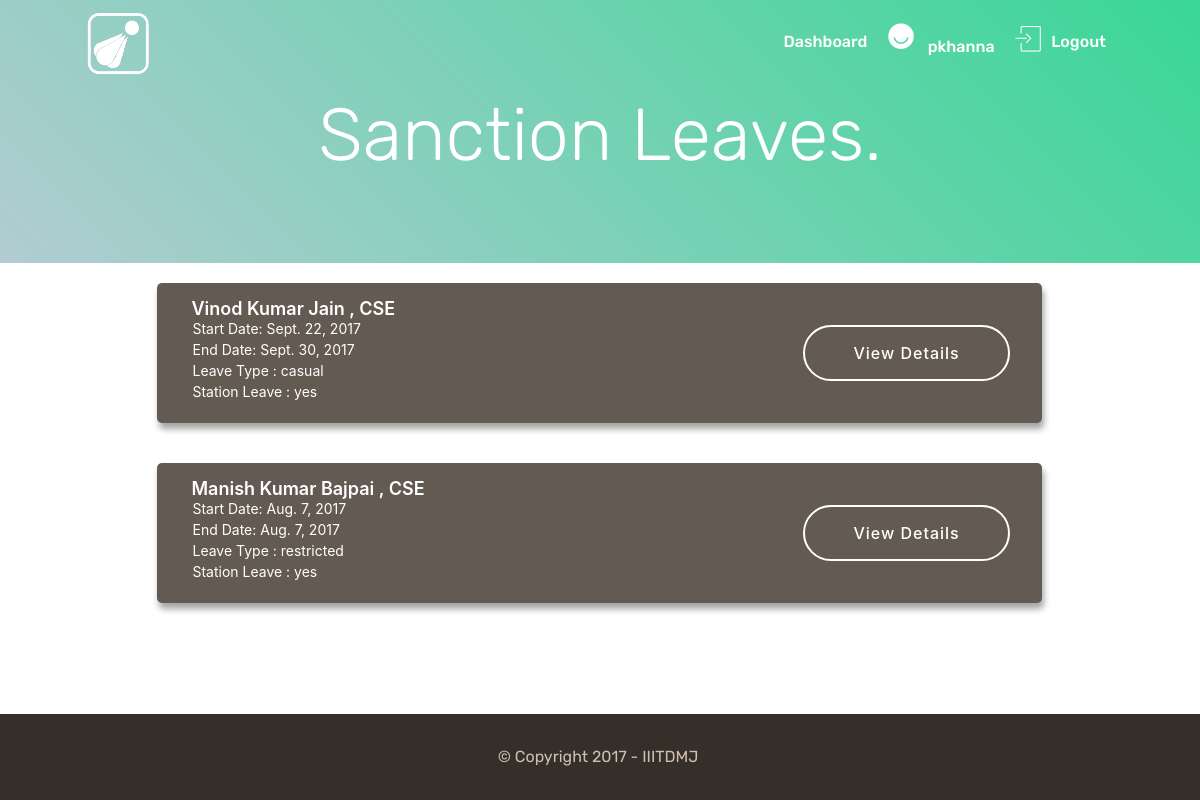
Page /home/sanction/ (signed in) on the committed database.
### home/models.py (models this page shows)
class UserProfile(models.Model):
    user = models.OneToOneField(User)
    pf = models.IntegerField(default=0)
    name = models.CharField(max_length=200, default='')
    designation = models.CharField(max_length=100, default='', null=True, blank=True)
    section = models.CharField(max_length=100, default='')
    authority = models.CharField(max_length=100, default='')
    otherauthority = models.CharField(max_length=100, default='')
    mail = models.CharField(max_length=200, default='')
    jobtype = models.CharField(max_length=100, default='')

class Leave(models.Model):
    leavetype = models.CharField(max_length=20, choices=LEAVE_TYPE, default='casual')
    station_leave = models.IntegerField(default='1')
    forward = models.IntegerField(default='0')
    start_date = models.DateField()
    end_date = models.DateField()
    station_start_date = models.DateField(null=True, blank=True)
    station_end_date = models.DateField(null=True, blank=True)
    no_of_days = models.IntegerField(default=0)
    purpose = models.CharField(max_length=500)
    comment = models.CharField(max_length=500, null=True, blank=True)
    leave_address = models.CharField(max_length=100, null=True, blank=True)
    applicant = models.ForeignKey(User, related_name='applied_for', on_delete=models.CASCADE)
    replacing_user = models.ForeignKey(User, related_name='replaced_for', on_delete=models.CASCADE)
    admin_user = models.ForeignKey(User, related_name='admin_for', on_delete=models.CASCADE)
    processing_status = models.CharField(max_length=20, default='Director', choices=PROCESSING_BY)
    application_status = models.CharField(max_length=20, default='processing', choices=APPLICATION_STATUSES)

### home/views.py (the view)
@login_required
def sanction(request):
    if 'username' in request.session:
        username = request.session['username']
    current_user = request.user
    user_profile = UserProfile.objects.get(user=current_user.id)
    if user_profile.designation == "Director":
        leave_obj = Leave.objects.filter(application_status = "processing", forward = 1)
        return render(request, 'leave/sanction.html', {'profiles' :UserProfile.objects.all(),
                                                        'leaves' :leave_obj,
                                                        'username' :username})
    elif user_profile.designation == "Head CSE":
        authority = "Head CSE"
        dep = "CSE"
    elif user_profile.designation == "Head ME":
        authority = "Head ME"
        dep = "ME"
    elif user_profile.designation == "Head ECE":
        authority = "Head ECE"
        dep = "ECE"
    elif user_profile.designation == "Head Design":
        authority = "Head Design"
        dep = "Design"
    elif user_profile.designation == "Head NS":
        authority = "Head NS"
        dep = "NS"
    leave_obj = Leave.objects.filter(Q(processing_status = authority), Q(leavetype = "casual") | Q(leavetype = "restricted"), Q(forward = 0))
    return render(request, 'leave/sanction.html', {'profiles' :UserProfile.objects.filter(section=dep),
                                                    'leaves' :leave_obj,
                                                    'username' :username})

### home/templates/leave/sanction.html (shortened to what this page needs)
<!DOCTYPE html>
<html>
<head>
  {% load static %}
  <link rel="stylesheet" href="{% static 'leave/assets/web/assets/mobirise-icons/mobirise-icons.css' %}">
  <link rel="stylesheet" href="{% static 'leave/assets/tether/tether.min.css' %}">
  <link rel="stylesheet" href="{% static 'leave/assets/bootstrap/css/bootstrap.min.css' %}">
  <link rel="stylesheet" href="{% static 'leave/assets/bootstrap/css/bootstrap-grid.min.css' %}">
  <link rel="stylesheet" href="{% static 'leave/assets/bootstrap/css/bootstrap-reboot.min.css' %}">
  <link rel="stylesheet" href="{% static 'leave/assets/socicon/css/styles.css' %}">
  <link rel="stylesheet" href="{% static 'leave/assets/data-tables/data-tables.bootstrap4.min.css' %}">
  <link rel="stylesheet" href="{% static 'leave/assets/dropdown/css/style.css' %}">
  <link rel="stylesheet" href="{% static 'leave/assets/theme/css/style.css' %}">
  <link href="{% static 'leave/assets/fonts/style.css' %}" rel="stylesheet">
  <link href="{% static 'leave/assets/mobirise/css/mbr-additional.css' %}" rel="stylesheet">
</head>
<body>
<section class="menu cid-qtm9HUX9Jb" once="menu" id="menu1-17" data-rv-view="187">
    <nav class="navbar navbar-expand beta-menu navbar-dropdown align-items-center navbar-fixed-top navbar-toggleable-sm bg-color transparent">
        <div class="menu-logo">
            <div class="navbar-brand">
                <span class="navbar-logo">
                    <a href="#">
                         <img src="{% static 'leave/assets/images/basic3-154-infinity-512x512.png' %}" alt="" title="" media-simple="true" style="height: 4.3rem;">
                    </a>
                </span>
            </div>
        </div>
        <div class="collapse navbar-collapse" id="navbarSupportedContent">
            <ul class="navbar-nav nav-dropdown nav-right" data-app-modern-menu="true"><li class="nav-item"><a class="nav-link link text-white display-4" href="#"></a></li><li class="nav-item">
                    <a class="nav-link link text-white display-4" href="/home/">&nbsp;Dashboard</a>
                </li><li class="nav-item"><a class="nav-link link text-white display-4" href="#"><span class="socicon socicon-ello mbr-iconfont mbr-iconfont-btn" style="color: rgb(255, 255, 255);"></span>
                        {{username}}</a></li><li class="nav-item"><a class="nav-link link text-white display-4" href="/home/loggedout/">{% csrf_token %}<span class="mbri-login mbr-iconfont mbr-iconfont-btn" style="color: rgb(255, 255, 255);"></span>Logout&nbsp;</a></li></ul>
        </div>
    </nav>
</section>
<section class="header11 cid-qtmzeZLxc3" id="header11-19" data-rv-view="116">
    <div class="container align-left">
        <div class="media-container-column mbr-white col-md-12">
            <h1 class="mbr-section-title py-3 mbr-fonts-style display-1">Sanction Leaves.
            </h1>
        </div>
    </div>
</section>
<section class="row-section" style="background:#fff">
{% for profile in profiles %}
  {% for leave in leaves %}
  {% if profile.user_id == leave.applicant_id %}
    <div class="container">
	    <div class="col-md-10 offset-md-1 row-block">
	        <ul id="sortable">
	            <li><div class="media">
	            <div class="media-body">
	                <h4>{{profile.name}} , {{profile.section}}</h4>
	                <p>Start Date: {{leave.start_date}}
                    <br>
                    End Date:  {{leave.end_date}}
                    <br>
                    Leave Type : {{leave.leavetype}}
                    <br>
                    {% if leave.station_leave == 1 %}
                    Station Leave : {{"yes"}}
                    {% else %}
                    Station Leave : {{"no"}}
                    {% endif %}
                  </p>
	            </div>
	            <div class="media-right align-self-center">
                <form class="form-horizontal" action="/home/approveleave/" method="post">
                  <button id="submitleave" name="submitleave" type="submit" class="btn btn-default" value="{{leave.id}}">View Details</button>
                  </form>
              </div>
	        </div></li>
	        </ul>
	    </div>
</div>
{% endif %}
{% endfor %}
{% endfor %}
</section>
<div class="row"><br><br><br></div>
<section once="" class="cid-qtmfWV5aem" id="footer6-18" data-rv-view="189" style="position: absolute; width: 100%; bottom:0">
    <div class="container">
        <div class="media-container-row align-center mbr-white">
            <div class="col-12">
                <p class="mbr-text mb-0 mbr-fonts-style display-7">
                    © Copyright 2017 - IIITDMJ&nbsp;</p>
            </div>
        </div>
    </div>
</section>
</body>
</html>

### home/static/leave/assets/dropdown/css/style.css (style rules this page uses)
.navbar-dropdown { left: 0; padding: 0; position: absolute; right: 0; top: 0; transition: all 0.45s ease; z-index: 1030; background: #282828; }
.navbar-dropdown .navbar-logo { margin-right: 0.8rem; transition: margin 0.3s ease-in-out; vertical-align: middle; }
.navbar-dropdown .navbar-logo img { height: 3.125rem; transition: all 0.3s ease-in-out; }
.navbar-dropdown.navbar-fixed-top { position: fixed; }
.navbar-dropdown .navbar-brand span { vertical-align: -4px; }
.navbar-dropdown.bg-color.transparent { background: none; }
.nav-dropdown { font-size: 0.75rem; font-weight: 500; height: auto !important; }
.nav-dropdown .link { margin: .667em 1.667em; font-weight: 500; padding: 0; transition: color .2s ease-in-out; }
.nav-dropdown .link::after, .nav-dropdown .dropdown-item::after { color: inherit; }

### home/static/leave/assets/theme/css/style.css (style rules this page uses)
section { background-color: #eeeeee; }
section, .container, .container-fluid { position: relative; word-wrap: break-word; }
a { font-style: normal; font-weight: 400; cursor: pointer; }
a, a:hover { text-decoration: none; }
body { color: #232323; }
h1, h2, h3, h4, h5, h6, .h1, .h2, .h3, .h4, .h5, .h6, .display-1, .display-2, .display-3, .display-4 { line-height: 1; word-break: break-word; word-wrap: break-word; }
body { position: relative; }
section { background-position: 50% 50%; background-repeat: no-repeat; background-size: cover; }
.mbr-white { color: #ffffff; }
.align-left { text-align: left; }
.align-center { text-align: center; }
.media-container-row { display: -ms-flexbox; display: -webkit-flex; display: flex; -webkit-flex-direction: row; -ms-flex-direction: row; flex-direction: row; -webkit-flex-wrap: wrap; -ms-flex-wrap: wrap; flex-wrap: wrap; -webkit-justify-content: center; -ms-flex-pack: center; justify-content: center; -webkit-align-content: center; -ms-flex-line-pack: center; align-content: center; -webkit-align-items: start; -ms-flex-align: start; align-items: start; }
.media-container-column { display: -ms-flexbox; display: -webkit-flex; display: flex; -webkit-flex-direction: column; -ms-flex-direction: column; flex-direction: column; -webkit-flex-wrap: wrap; -ms-flex-wrap: wrap; flex-wrap: wrap; -webkit-justify-content: center; -ms-flex-pack: center; justify-content: center; -webkit-align-content: center; -ms-flex-line-pack: center; align-content: center; -webkit-align-items: stretch; -ms-flex-align: stretch; align-items: stretch; }
.media-container-column > * { width: 100%; }
@media (min-width: 992px) { .media-container-row { -webkit-flex-wrap: nowrap; -ms-flex-wrap: nowrap; flex-wrap: nowrap; } }
.media { max-width: 100%; margin: 0 auto; }
[type="submit"] { -webkit-appearance: none; }
.menu .navbar-brand { display: -webkit-flex; }
.menu .navbar-brand span { display: flex; display: -webkit-flex; }
.menu .navbar-brand .navbar-logo img { display: -webkit-flex; }
@media (min-width: 992px) { .menu .navbar-nav.nav-dropdown { display: -webkit-flex; } }
@media (min-width: 992px) { .menu .navbar-toggleable-sm .navbar-collapse { display: -webkit-flex !important; } }

### home/templates/leave/sanction.html (style rules this page uses)
.row-section .row-block { background:#fff; padding:20px; margin-bottom:0px; }
.row-section .row-block ul { margin:0; padding:0; }
.row-section .row-block ul li { list-style:none; margin-bottom:20px; }
.row-section .row-block ul li:last-child { margin-bottom:0; }
.row-section .row-block .media { border:0px solid #635a51; padding:5px 20px; border-radius: 5px; box-shadow:2px 6px 6px rgba(30,30,30,0.4); background:#635a51; }
.row-section .media .media-body p { padding: 0 15px; font-size:14px; color: #fff }
.row-section .media .media-body h4 { color: #fff; font-size: 18px; font-weight: 600; margin-bottom: 0; padding-left: 14px; margin-top:12px; }
.btn-default { background:#635a51; color:#fff; border-radius:30px; border:2px solid #fff; font-size:16px; }

### rows in the picture
UserProfile: name "Vinod Kumar Jain", section "CSE"
Leave: start_date "Sept. 22, 2017", end_date "Sept. 30, 2017", leavetype "casual", value "yes", {{ leave.id }} 24 (drawn)
UserProfile: name "Manish Kumar Bajpai", section "CSE"
Leave: start_date "Aug. 7, 2017", end_date "Aug. 7, 2017", leavetype "restricted", value "yes", {{ leave.id }} 23 (drawn)

### other values in the picture
{{ username }} "pkhanna"
